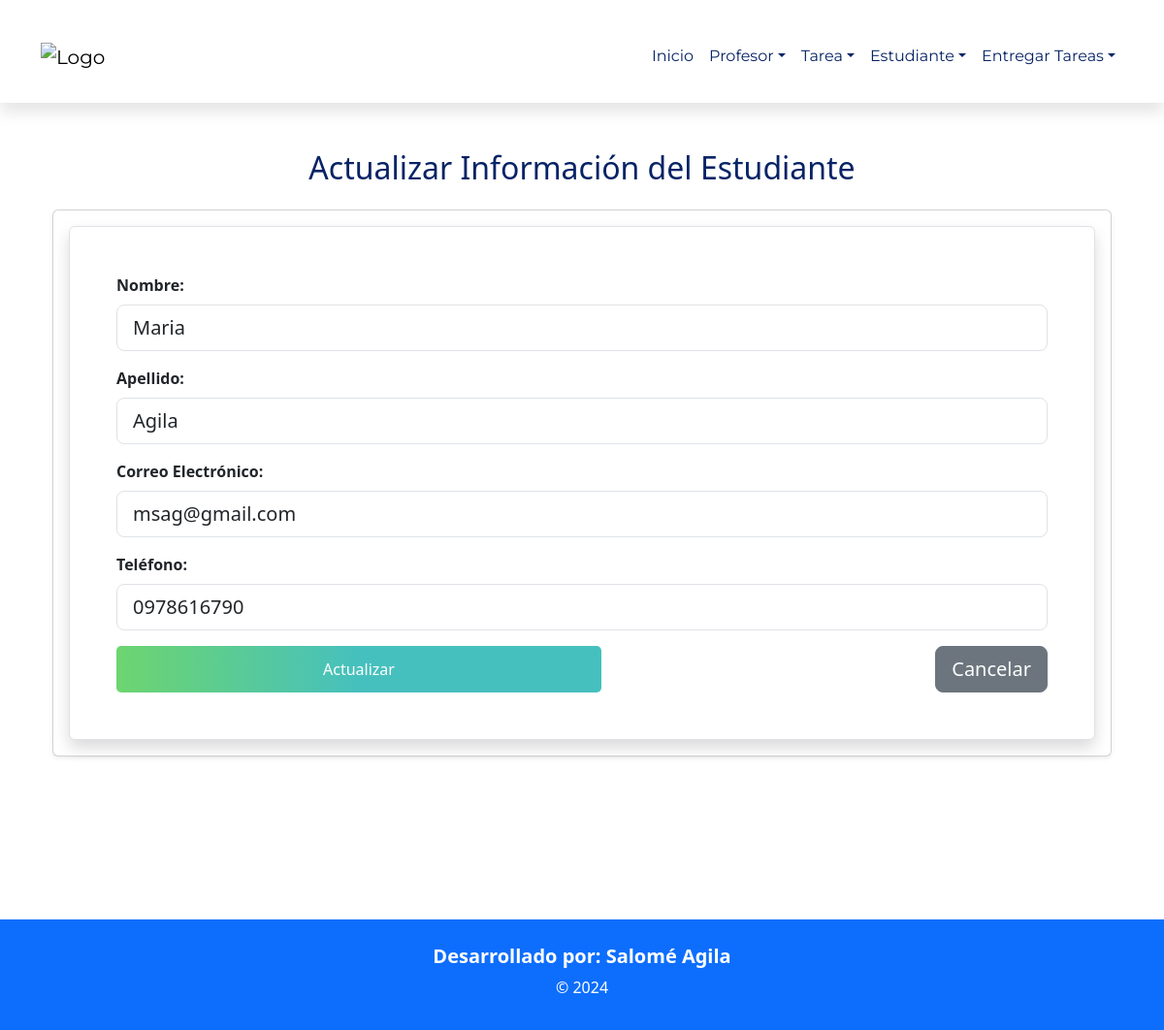
Screenshot of /editarEstudiante/2/ with the database file from the repository.
### Aplicaciones/Clases/models.py (models this page shows, shortened)
class Estudiante(models.Model):
    id = models.AutoField(primary_key=True)
    nombre = models.CharField(max_length=100)
    apellido = models.CharField(max_length=100)
    email = models.EmailField(unique=True)
    telefono = models.CharField(max_length=15)

### Aplicaciones/Clases/views.py (the view)
# urls.py: path('editarEstudiante/<id>/', views.editarEstudiante),  # Formulario para editar estudiante
def editarEstudiante(request, id):
    estudianteEditar = get_object_or_404(Estudiante, id=id)
    return render(request, "editarEstudiante.html", {'estudiante': estudianteEditar})

### Aplicaciones/Clases/templates/editarEstudiante.html (shortened to what this page needs)
{% extends "./plantilla.html" %}
{% block contenido %}
<div class="container my-5">
    <h2  class="text-center mb-4" style="color: #072366;">Actualizar Información del Estudiante</h2>
    <div class="card shadow-sm">
    <div class="card-body">
        <form action="/procesarEdicionEstudiante/" id="frm_editar_estudiante" method="post" class="p-5 border rounded shadow bg-white">
            <div class="mb-3">
                <label for="txt_nombre" class="form-label fw-bold">Nombre:</label>
                <input type="text" class="form-control form-control-lg" name="txt_nombre" value="{{ estudiante.nombre }}" id="txt_nombre" placeholder="Ingrese el nombre" required>
            </div>
            <div class="mb-3">
                <label for="txt_apellido" class="form-label fw-bold">Apellido:</label>
                <input type="text" class="form-control form-control-lg" name="txt_apellido" value="{{ estudiante.apellido }}" id="txt_apellido" placeholder="Ingrese el apellido" required>
            </div>
            <div class="mb-3">
                <label for="txt_email" class="form-label fw-bold">Correo Electrónico:</label>
                <input type="email" class="form-control form-control-lg" name="txt_email" value="{{ estudiante.email }}" id="txt_email" placeholder="Ingrese el correo electrónico" required>
            </div>
            <div class="mb-3">
                <label for="txt_telefono" class="form-label fw-bold">Teléfono:</label>
                <input type="text" class="form-control form-control-lg" name="txt_telefono" value="{{ estudiante.telefono }}" id="txt_telefono" placeholder="Ingrese el número de teléfono" required>
            </div>
            <div class="d-flex justify-content-between">
                <button type="submit" class="btn-guardar">Actualizar</button>
                <a href="/listadoEstudiante/" class="btn btn-secondary btn-lg">Cancelar</a>
            </div>
        </form>
    </div>
    </div>
</div>
{% endblock %}

### Aplicaciones/Clases/templates/plantilla.html (style rules this page uses)
.container { margin-top: 10px; }
.btn-guardar { background: linear-gradient(to left, #46C0BE, #46C0BE, #6DD56F); border: none; color: white; font-size: 16px; padding: 10px 20px; border-radius: 5px; cursor: pointer; transition: all 0.3s ease; width: 500px; }

### rows the page displays
Estudiante: txt_nombre "Maria", txt_apellido "Agila", txt_email "msag@gmail.com", txt_telefono "0978616790"
